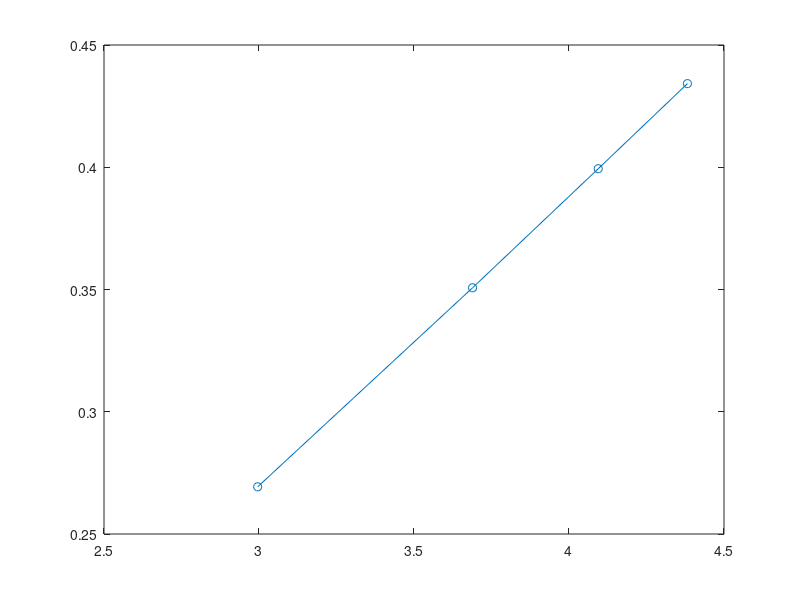

The MATLAB script that drew this image: (Note: this script raises an error after producing the figure.)
% each row corresponds to different v
% each column corresponds to different L
L_list = 10:10:80;
v_list = 0:0.1:0.5;
f3_list = zeros(1, numel(v_list));
select_L = 2: 2:numel(L_list);
thermal_renyi3_entropy = [   0       0         0    0         0         0         0         0;...     
    1.4504    2.8867    4.3177    5.7455    7.1714    8.5957   10.0189   11.4411;...
    2.5360    4.9550    7.3343    9.6928   12.0384   14.3752   16.7056   19.0311;...
    3.0191    5.8041    8.5288   11.2254   13.9056   16.5752   19.2371   21.8935;...
    3.1302    5.9917    8.7900   11.5593   14.3120   17.0537   19.7877   22.5160;...
    3.1374    6.0037    8.8068   11.5807   14.3380   17.0843   19.8229   22.5559
];
negativity3 = [0.7035    0.2693    0.7340    0.3507    0.7558    0.3994    0.7726    0.4342;...
    0.3843    0.1873    0.3743    0.2302    0.3705    0.2520    0.3682    0.2658;...
    0.1234    0.0636    0.0923    0.0654    0.0815    0.0651    0.0761    0.0646;...
    0.0204    0.0101    0.0132    0.0100    0.0117    0.0099    0.0110    0.0098;...
    0.0011    0.0005    0.0007    0.0005    0.0006    0.0005    0.0006    0.0005;...
         0         0         0         0         0         0         0         0];


for i = 1:numel(v_list)
    v = v_list(i);
    plot(log(L_list(select_L)), negativity3(i,(select_L)),'-o');hold on;
    p = fit(log(L_list(select_L)'),negativity3(i,(select_L))','poly1');
    fprintf('lambda = %.2f, f2=%.5f\n',v, p.p1);
    f3_list(i) = p.p1;
end


set(gca,'fontsize',24);
set(gca,'linewidth',1.5);
set(get(gca,'Children'),'linewidth',2); % Set line width 1.5 pounds
xlabel('$log(L)$','Interpreter','latex');
ylabel('$S_A^{(3)}$','Interpreter','latex');
set(get(gca,'XLabel'),'FontSize',24);
set(get(gca,'YLabel'),'FontSize',24);


figure;
plot(v_list, f3_list,'-o'); hold on;
set(gca,'fontsize',24);
set(gca,'linewidth',1.5);
set(get(gca,'Children'),'linewidth',2); % Set line width 1.5 pounds
xlabel('$\lambda$','Interpreter','latex');
ylabel('$f_3$','Interpreter','latex');
set(get(gca,'XLabel'),'FontSize',24);
set(get(gca,'YLabel'),'FontSize',24);
